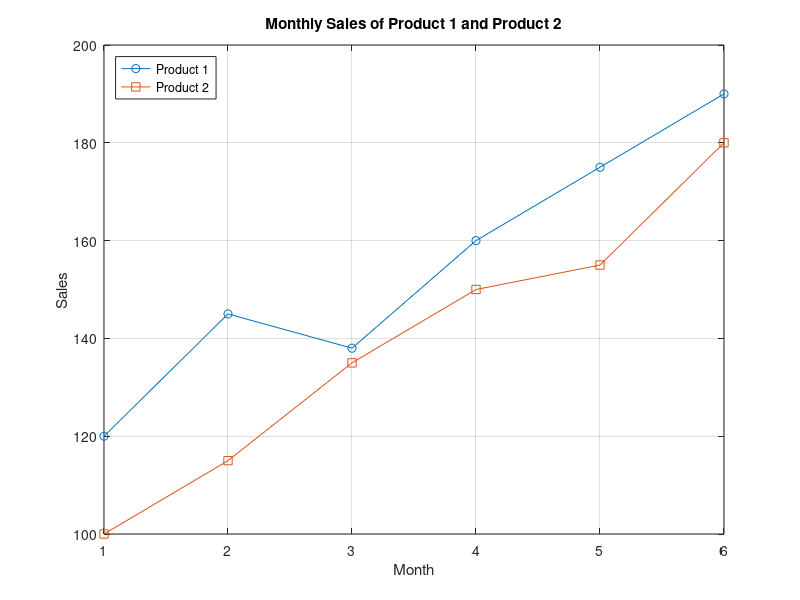

Write MATLAB code to recreate this figure. (Note: this script raises an error after producing the figure.)
% exc 6.1 
% transportation cost matrix:
% 
costs = [
    120 180 150 210 170;
    140 160 190 200 150;
    110 170 180 220 160;
    130 150 170 190 140
    ];
%1
warehouse2Toall = costs(2,:);
%2
AllwarehousesTo4 = costs(:,4);
%3
costs(3,2)=155;
warehouse3To2= costs(3,2);
%4
new_warehouse = [125 165 175 205 145];
costs=[costs; new_warehouse];
%5
costs(:,3)=[];
%6
disp(costs)
[m, n] = size(costs);
fprintf('Dimensions: %dx%d\n', m, n);

%% ex 6.2
month = [1 2 3 4 5 6];
product1=[120 145 138 160 175 190];
product2 = [100 115 135 150 155 180];

plot(month, product1, '-o', month, product2, '-s');
xlabel('Month');
ylabel('Sales');
title('Monthly Sales of Product 1 and Product 2');
legend('Product 1', 'Product 2', 'Location', 'northwest');
grid on;
%% ex 6.3 
%1
deliveriesTable = readtable('deliveries.csv');
%disp(deliveriesTable);

%2
[maxPack, maxCity] = max(deliveriesTable.Packages);
Dest = deliveriesTable.Destination{maxCity};
fprintf('Destination with most packages is %s with %d packages\n', Dest, maxPack);

%3
new_delivery = table({'Malmo'},280,40);
new_delivery.Properties.VariableNames = deliveriesTable.Properties.VariableNames;
deliveriesTable = [deliveriesTable; new_delivery];
disp(deliveriesTable);
%4
writetable(deliveriesTable, 'deliveries_updated.csv');
%5
updatedTable = readtable('deliveries_updated.csv');
disp(updatedTable)

%%%%%%%%%%######
